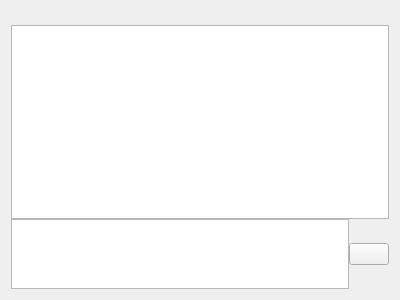
<?xml version="1.0" encoding="UTF-8"?>
<ui version="4.0">
 <class>RoomView</class>
 <widget class="QWidget" name="RoomView">
  <property name="geometry">
   <rect>
    <x>0</x>
    <y>0</y>
    <width>400</width>
    <height>300</height>
   </rect>
  </property>
  <layout class="QVBoxLayout" name="verticalLayout" stretch="0,1,0">
   <property name="spacing">
    <number>0</number>
   </property>
   <item>
    <widget class="QLabel" name="topic">
     <property name="textFormat">
      <enum>Qt::PlainText</enum>
     </property>
     <property name="wordWrap">
      <bool>true</bool>
     </property>
     <property name="textInteractionFlags">
      <set>Qt::LinksAccessibleByMouse|Qt::TextSelectableByMouse</set>
     </property>
    </widget>
   </item>
   <item>
    <widget class="QSplitter" name="central_splitter">
     <property name="sizePolicy">
      <sizepolicy hsizetype="Expanding" vsizetype="Expanding">
       <horstretch>0</horstretch>
       <verstretch>0</verstretch>
      </sizepolicy>
     </property>
     <property name="orientation">
      <enum>Qt::Horizontal</enum>
     </property>
     <widget class="QListWidget" name="memberlist">
      <property name="sizePolicy">
       <sizepolicy hsizetype="Preferred" vsizetype="Expanding">
        <horstretch>0</horstretch>
        <verstretch>0</verstretch>
       </sizepolicy>
      </property>
     </widget>
    </widget>
   </item>
   <item>
    <layout class="QHBoxLayout" name="horizontalLayout" stretch="0,0">
     <item>
      <widget class="QTextEdit" name="entry">
       <property name="sizePolicy">
        <sizepolicy hsizetype="Expanding" vsizetype="Preferred">
         <horstretch>0</horstretch>
         <verstretch>0</verstretch>
        </sizepolicy>
       </property>
       <property name="horizontalScrollBarPolicy">
        <enum>Qt::ScrollBarAlwaysOff</enum>
       </property>
       <property name="acceptRichText">
        <bool>false</bool>
       </property>
      </widget>
     </item>
     <item>
      <widget class="QPushButton" name="upload_button">
       <property name="toolTip">
        <string>Send File</string>
       </property>
       <property name="icon">
        <iconset theme="document-open">
         <normaloff>.</normaloff>.</iconset>
       </property>
      </widget>
     </item>
    </layout>
   </item>
  </layout>
 </widget>
 <resources/>
 <connections/>
</ui>
